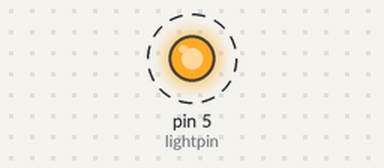
The sketch below on a simulated Arduino Uno, built with avr-gcc and run on an emulated ATmega328P. Shown: output pins drawn as LEDs (lit = HIGH). Dashed ring = blinking.

Above: at 0.05 s.
Timing chart, 0 to 3.0 s (numbered marks = the images above):
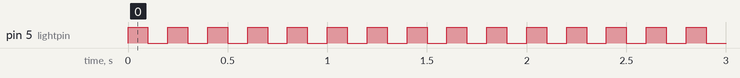

Measured:
- by itself, pin 5 (lightpin): alternates HIGH for 0.10 s and LOW for 0.10 s

The sketch:

LEDmodule.ino
```cpp
const int lightpin = 5 ;

void setup() {
  pinMode(lightpin, OUTPUT);
  digitalWrite(lightpin, HIGH);

}

void loop() {
 digitalWrite(lightpin, HIGH);
 delay(100);
 digitalWrite(lightpin, LOW);
 delay(100);
}
```
